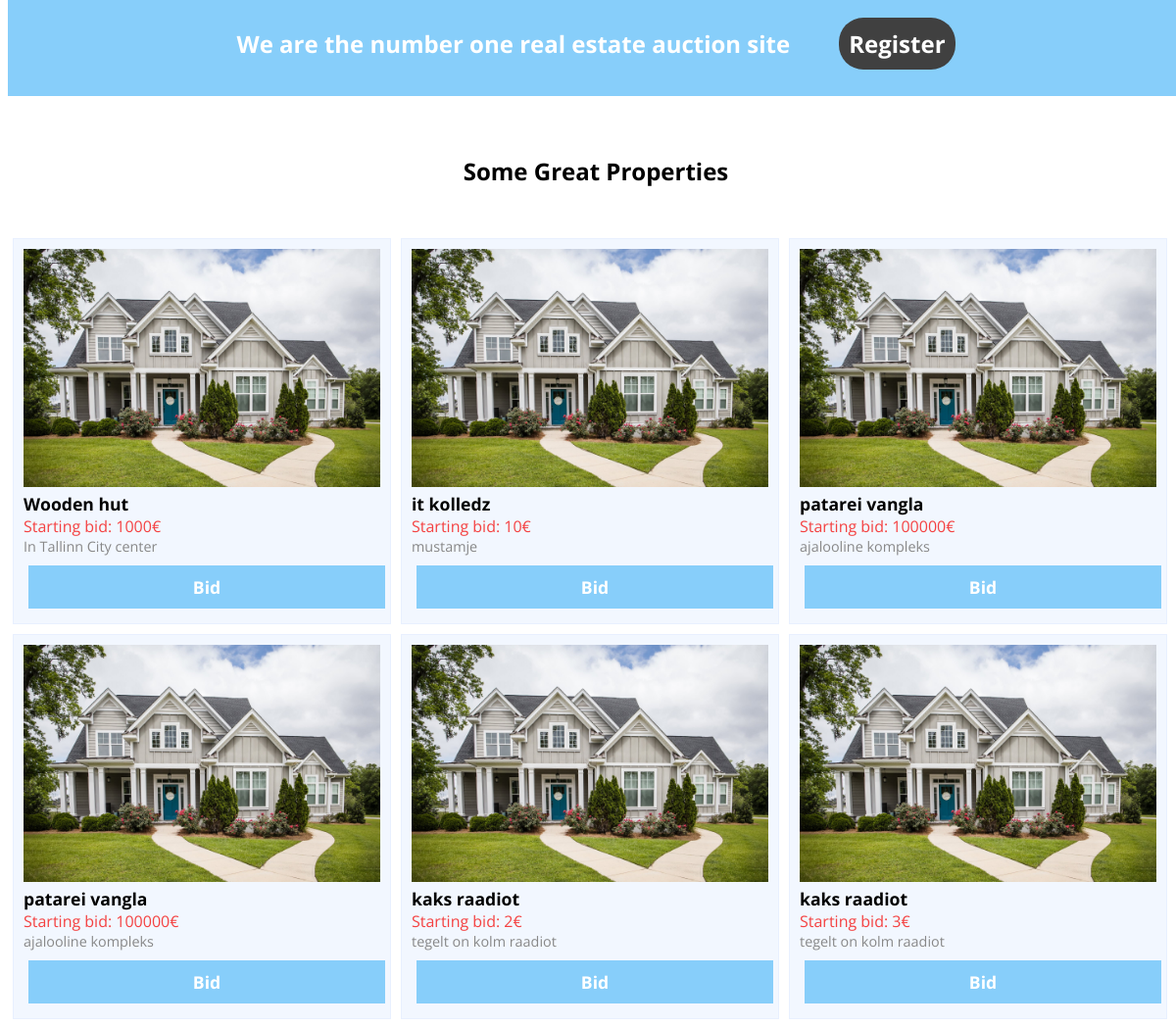
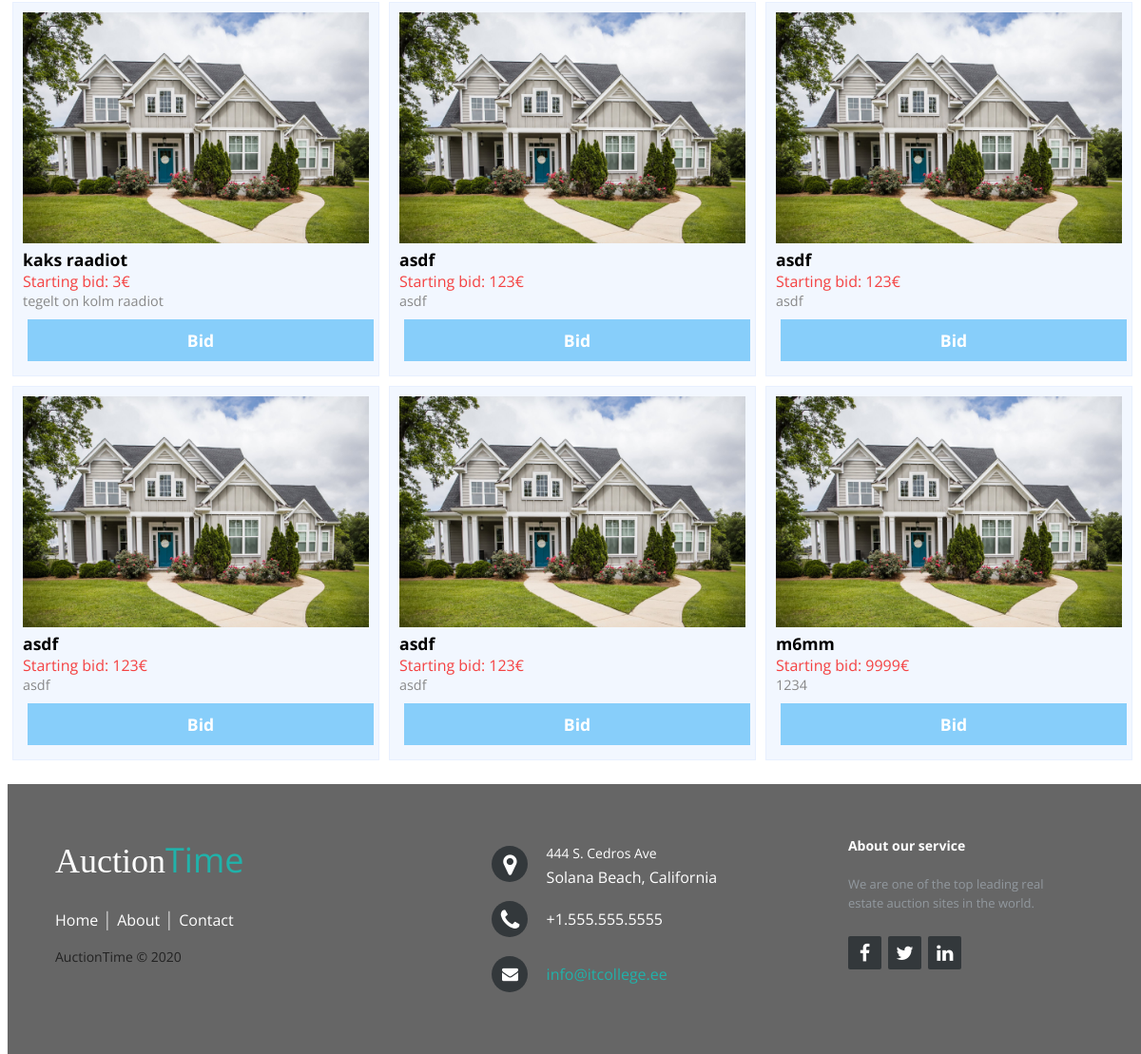
Before: / (lower part) with the older database file (2 pictures, top to bottom).
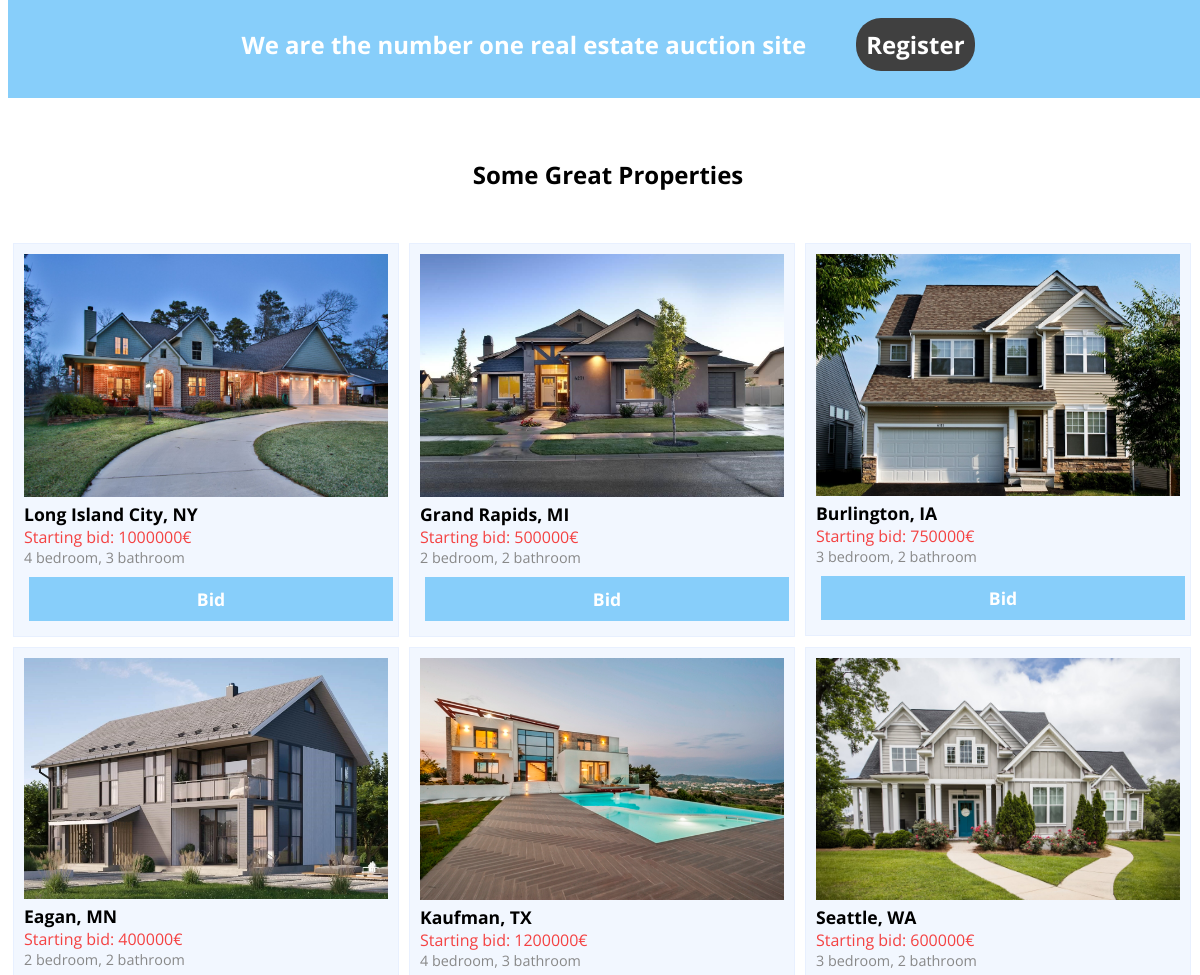
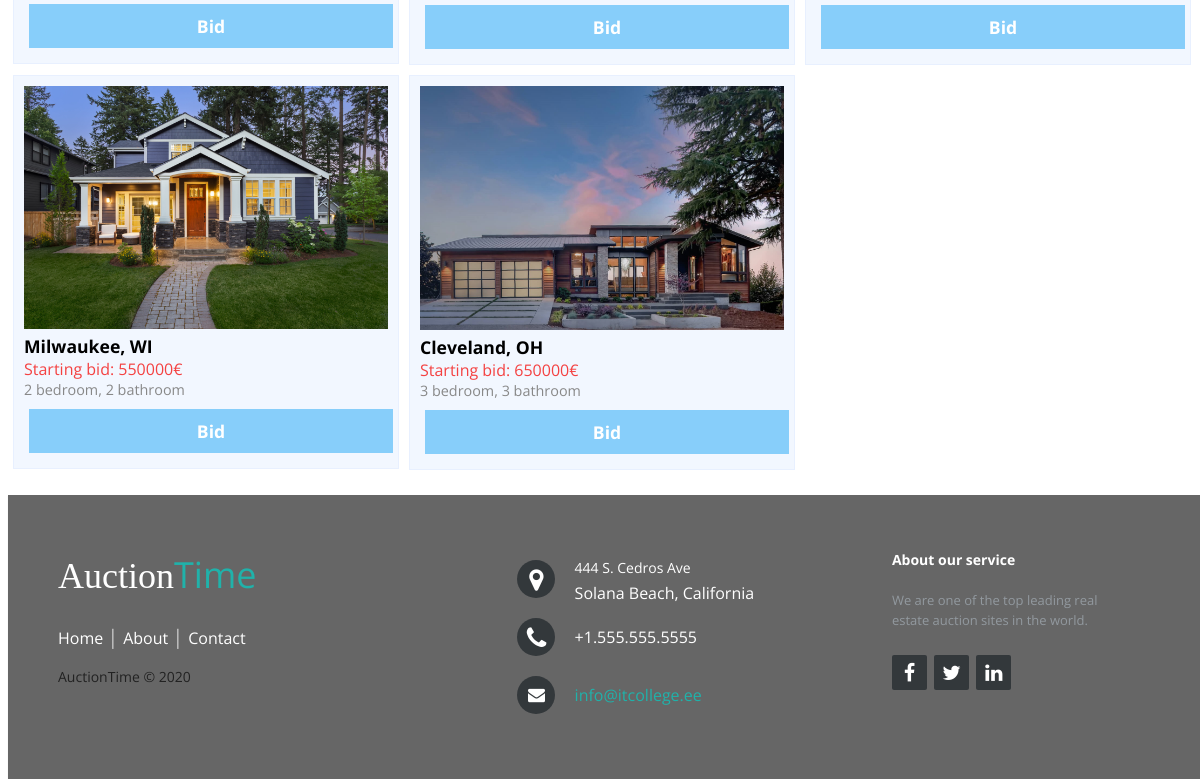
After: the same page with the newer database file (2 pictures, top to bottom).
### tables this page shows
CREATE TABLE `auction` (
  `id` int(11) NOT NULL,
  `user_id` int(11) DEFAULT NULL,
  `title` varchar(255) NOT NULL,
  `description` text NOT NULL,
  `startingbid` decimal(10,0) NOT NULL,
  `inserted` timestamp NOT NULL DEFAULT current_timestamp()
);

CREATE TABLE `image` (
  `id` int(11) NOT NULL,
  `auction_id` int(11) NOT NULL,
  `filename` varchar(255) NOT NULL,
  `img_order` int(11) NOT NULL DEFAULT 0
);

### HTML/init.php (called while the page is built, shortened)
<?php
require_once 'sql.php';
require_once 'functions.php';
handle_user();

### HTML/index.php (called while the page is built)
<?php
require_once 'init.php';

### HTML/sql.php (called while the page is built, shortened)
<?php
function getAuctions(Mysqli $mysqli) {
    $sql = 'SELECT a.`id`, `title`, `description`, `startingbid`, u.`username` FROM `auction` a LEFT JOIN `users` u ON a.user_id = u.id;';
    $stmt = $mysqli->prepare($sql);
    $stmt->execute();
    $stmt->bind_result($id, $title, $description, $startingbid, $username);
    $return = [];
    while ($stmt->fetch()) {
        $return[] = [
            'id' => $id,
            'username' => $username,
            'title' => $title,
            'desc' => $description,
            'startingbid' => $startingbid,
        ];
    }
    return $return;
}
function getFirstImageFilenameByAuction(Mysqli $mysqli, $auction_id)
{
    $sql = 'SELECT `filename` FROM `image` i LEFT JOIN `auction` a ON i.auction_id = a.id WHERE a.id = ?;';
    $stmt = $mysqli->prepare($sql);
    $stmt->bind_param('i', $auction_id);
    $stmt->execute();
    $stmt->bind_result($image_filename);
    return $image_filename;
}

### HTML/templates/index.php (the view, shortened to what this page needs)
<?php
require_once 'header.php';
?>
        <div class="subcaption">
            <h2>We are the number one real estate auction site<?php
                if (!logged()) {
                    echo '<a href="?r=register" class="register">Register</a></h2>';
                }
                ?>
        </div>
        <div class="grid-caption">
            <h2>Some Great Properties</h2>
        </div>
        <div id="p-grid">
            <?php
            foreach (getAuctions($db) as $item) {
                echo '<div class="p-grid"><div class="p-grid-in">
              <img class="p-img" src="' . getFirstAuctionImage($item['id']) . '"/>
              <div class="p-name">' . $item['title'] . '</div>
              <div class="p-price">Starting bid: ' . $item['startingbid'] . '€</div>
              <div class="p-desc">' . $item['desc'] . '</div>
              <button class="p-add">Bid</button>
            </div></div>';
            }
            ?>
          </div>
<?php
require_once 'footer.php';

Changed rows visible on the page:
removed auction: title "Wooden hut", startingbid "1000", description "In Tallinn City center"
removed auction: title "it kolledz", startingbid "10", description "mustamje"
removed auction: title "patarei vangla", startingbid "100000", description "ajalooline kompleks"
removed auction: title "patarei vangla", startingbid "100000", description "ajalooline kompleks"
removed auction: title "kaks raadiot", startingbid "2", description "tegelt on kolm raadiot"
removed auction: title "kaks raadiot", startingbid "3", description "tegelt on kolm raadiot"
removed auction: title "kaks raadiot", startingbid "3", description "tegelt on kolm raadiot"
removed auction: title "asdf", startingbid "123", description "asdf"
removed auction: title "asdf", startingbid "123", description "asdf"
removed auction: title "asdf", startingbid "123", description "asdf"
removed auction: title "asdf", startingbid "123", description "asdf"
removed auction: title "m6mm", startingbid "9999", description "1234"
added auction: id.filename (picture), title "Long Island City, NY", startingbid "1000000", description "4 bedroom, 3 bathroom"
added auction: id.filename (picture), title "Grand Rapids, MI", startingbid "500000", description "2 bedroom, 2 bathroom"
added auction: id.filename (picture), title "Burlington, IA", startingbid "750000", description "3 bedroom, 2 bathroom"
added auction: id.filename (picture), title "Eagan, MN", startingbid "400000", description "2 bedroom, 2 bathroom"
added auction: id.filename (picture), title "Kaufman, TX", startingbid "1200000", description "4 bedroom, 3 bathroom"
added auction: id.filename (picture), title "Seattle, WA", startingbid "600000", description "3 bedroom, 2 bathroom"
added auction: id.filename (picture), title "Milwaukee, WI", startingbid "550000", description "2 bedroom, 2 bathroom"
added auction: id.filename (picture), title "Cleveland, OH", startingbid "650000", description "3 bedroom, 3 bathroom"
